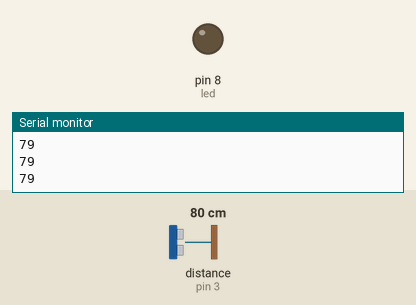
Simulated run of this sketch. Board: Arduino Uno, built with avr-gcc and run on an emulated ATmega328P. On the bench: output pins drawn as LEDs (lit = HIGH), the last lines printed to the serial monitor. Wiring (inferred from the names in the program): ultrasonic range finder: trigger pin 2; echo pin 3. Inputs (shaded band) come from the test bench; at power-on: distance to the obstacle (sensor on pin 3) 80 cm. The echo pulse lasts 58.3 µs per cm; pins used as bus, display or sensor lines are not drawn.

Above: at 1.2 s.
1.3 s: distance to the obstacle (sensor on pin 3) set to 65 cm
2.8 s: distance to the obstacle (sensor on pin 3) set to 58 cm
At 4.0 s:
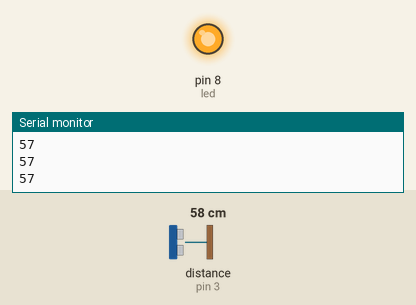
4.3 s: distance to the obstacle (sensor on pin 3) set to 54 cm
5.8 s: distance to the obstacle (sensor on pin 3) set to 47 cm
At 6.8 s:
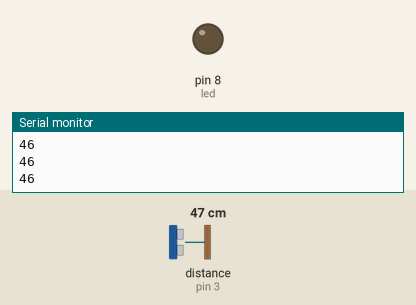
7.3 s: distance to the obstacle (sensor on pin 3) set to 60 cm
At 8.7 s:
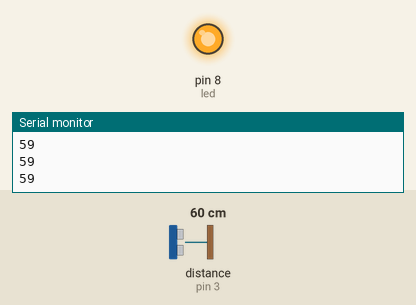
Timing chart, 0 to 9.9 s (numbered marks = the images above; inputs shaded):
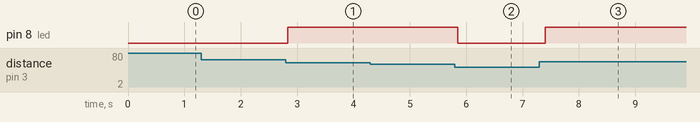

Measured:
- the behaviour switches between 62 and 61 cm on distance to the obstacle (sensor on pin 3) (found by bisection; images 0 and 1)
- the behaviour switches between 51 and 50 cm on distance to the obstacle (sensor on pin 3) (found by bisection; images 1 and 2)
- after the input at 2.8 s, pin 8 (led): LOW → HIGH at once
- after the input at 5.8 s, pin 8 (led): HIGH → LOW after 0.05 s
- after the input at 7.3 s, pin 8 (led): LOW → HIGH after 0.10 s

The sketch:

sensordistancia.ino
```cpp
// C++ code
//

int trig =2;

int echo = 3;

int led = 8;


void setup()
{
  Serial.begin(9600);
  pinMode(trig, OUTPUT);
  pinMode(echo, INPUT);
  pinMode (led,OUTPUT);

}

void loop()
{
  digitalWrite(trig, LOW);
  delayMicroseconds(2);
  digitalWrite(trig, HIGH);
  delayMicroseconds(10);
  digitalWrite(trig, LOW);

  int duracao = pulseIn(echo, HIGH);
  int distancia = (duracao / 2) / 29.1;

  Serial.println(distancia);

  if (distancia >= 50 and distancia <=60)
    digitalWrite(led, HIGH);
  else
    digitalWrite(led, LOW);
  delay(100);


}
```
